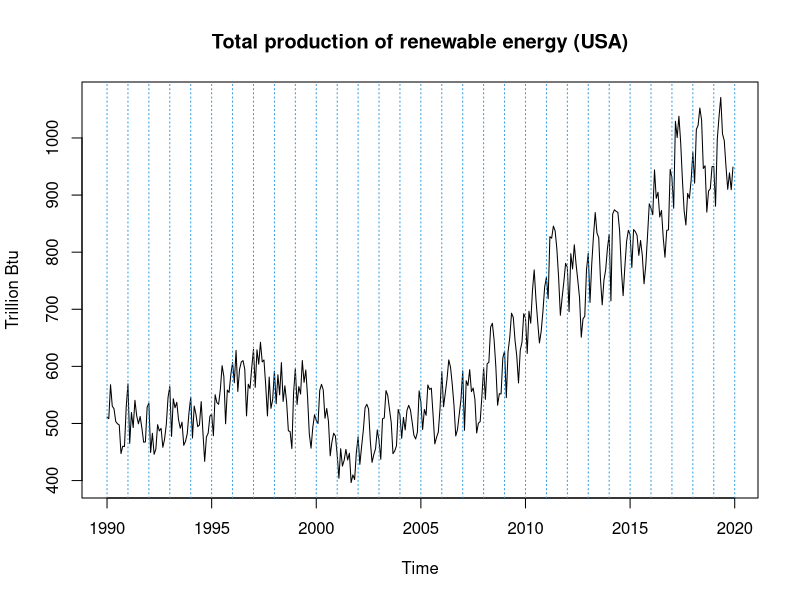
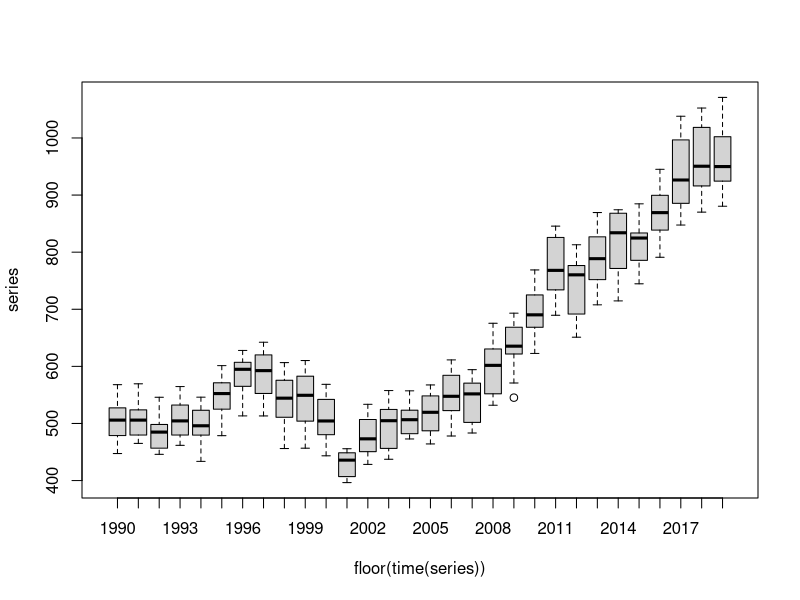
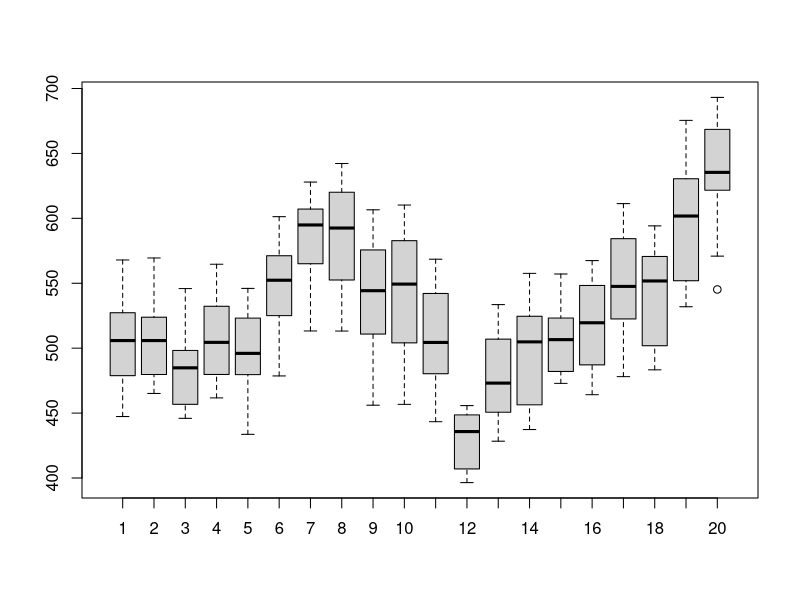
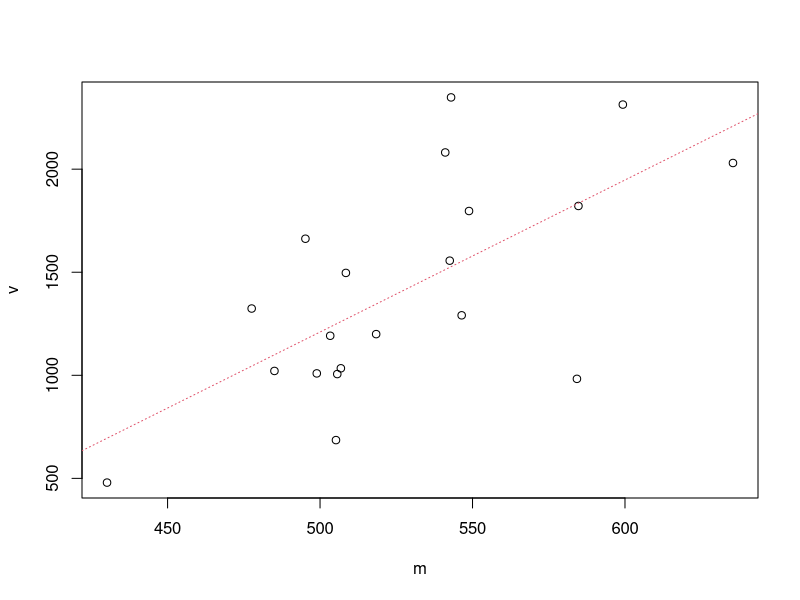
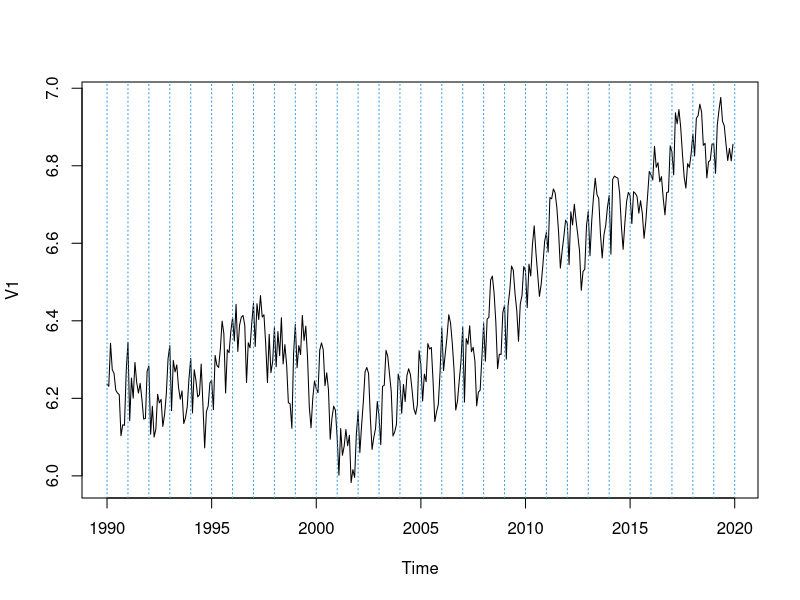
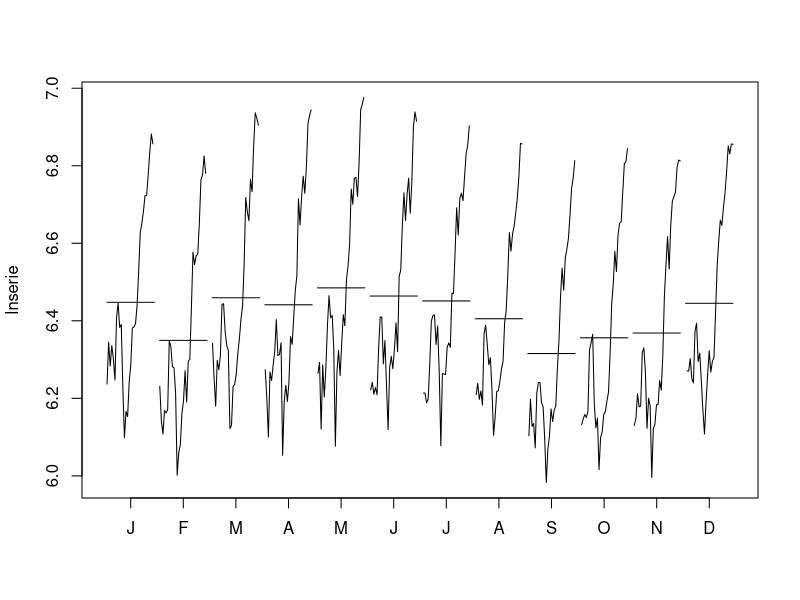
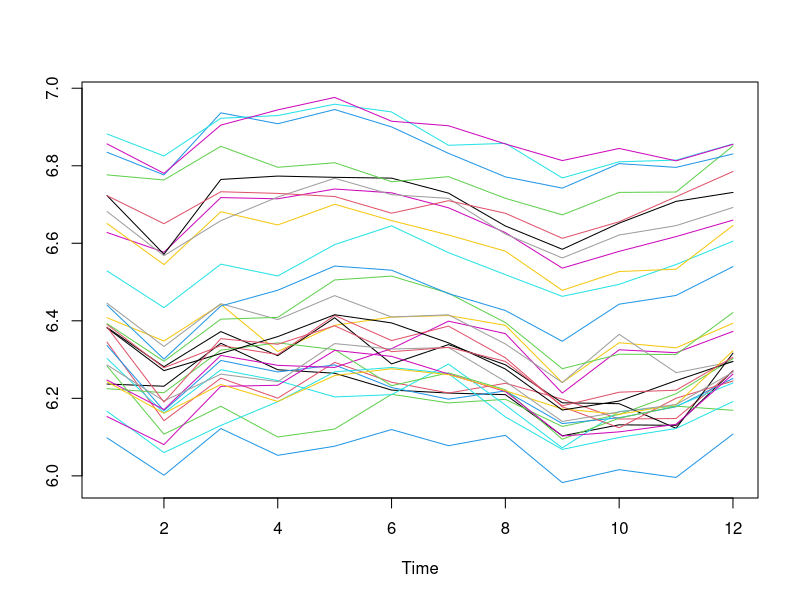
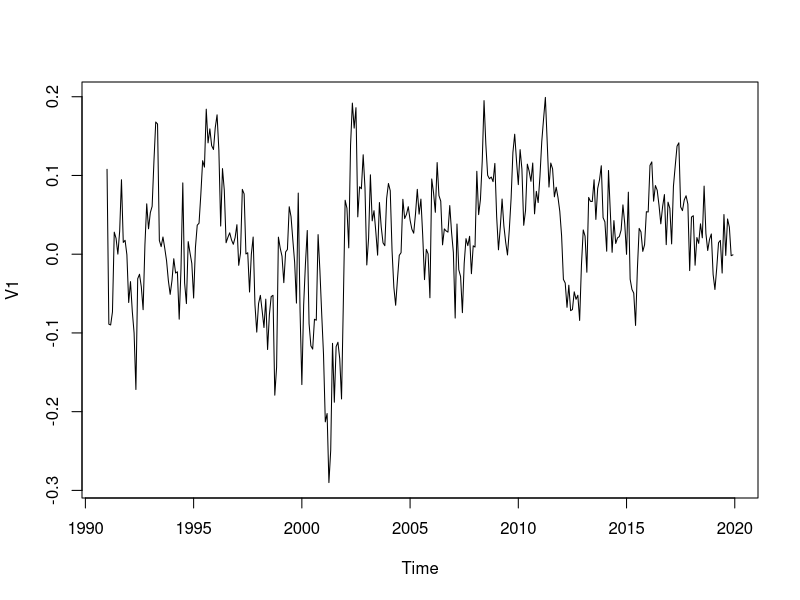

Source code (R) for these figures, in order:
## ---- chunk 1
rm(list=ls())
#setwd("~/Documents/ASM/Project")
## ---- chunk 2
series = window(ts(read.table("data/RenewUSA.dat", header=F),start=1990,freq=12))
series
## ---- chunk 3
plot(series,main="Total production of renewable energy (USA)", ylab='Trillion Btu')
abline(v=1990:2020,col=4,lty=3)
## ---- chunk 4
boxplot(series~floor(time(series))) 
## ---- chunk 5
#boxplot for periods of 12 observations = 1 year
groupedserie <- matrix(series[1:(20*12)], ncol = 20) #boxplot of each year
boxplot(groupedserie)
## ---- chunk 6
# groupedserie : serie with periods (periods of 12 months = 1 year)
m<-apply(groupedserie,2,mean)
v<-apply(groupedserie,2,var)
plot(v~m)
abline(lm(v~m),col=2,lty=3) #col: color of line, lty:type of line
# for mean vs variance (v = s^2) -> there is an increasing
# ===> THE VARIANCE IS NOT CONSTANT --> we have to take logarithmic
## ---- chunk 7
groupedserie
## ---- chunk 8
# now, we apply the logarithmich to "series"
lnserie=log(series)
plot(lnserie)
abline(v=1990:2020,col=4,lty=3)
abline(h=0)
## ---- chunk 9
monthplot(lnserie)
#there is a seasonal pattern
## ---- chunk 10
ts.plot(matrix(lnserie,nrow=12),col=1:8)
#most of them are in parallel -> so there is a seasonal pattern
## ---- chunk 11
d12lnserie <- diff(lnserie, lag=12)
plot(d12lnserie)
#12 because it's 12 months data in a year
## ---- chunk 12
monthplot(d12lnserie) #no more seasonal pattern
## ---- chunk 13
ts.plot(matrix(d12lnserie,nrow=12),col=1:8)
#no more seasonal pattern
## ---- chunk 14
plot(d12lnserie)
abline(h=0)
abline(h=mean(d12lnserie),col=2)
#constant mean = yes
# this mean in 0? no
## ---- chunk 15
mean(d12lnserie)
## ---- chunk 16
d1d12lnserie = diff(d12lnserie)
plot(d1d12lnserie)
abline(h=0)
abline(h=mean(d1d12lnserie), col=2)
## ---- chunk 17
mean(d1d12lnserie) 
#mean different from 0  --> differentation
## ---- chunk 18
var(d12lnserie) #d=0
var(d1d12lnserie) #d=1 **************
var(diff(d1d12lnserie)) #d=2

## ---- chunk 19
par(mfrow=c(1,2))
acf(d1d12lnserie,ylim=c(-1,1),lag.max=60,col=c(2,rep(1,11)), main ="ACF(serie)",lwd=2)
                                  #col: color red and tree blacks: quarter data11
pacf(d1d12lnserie,ylim=c(-1,1),lag.max=60,col=c(rep(1,11),2), main ="PACF(serie)",lwd=2)
par(mfrow=c(1,2))              

